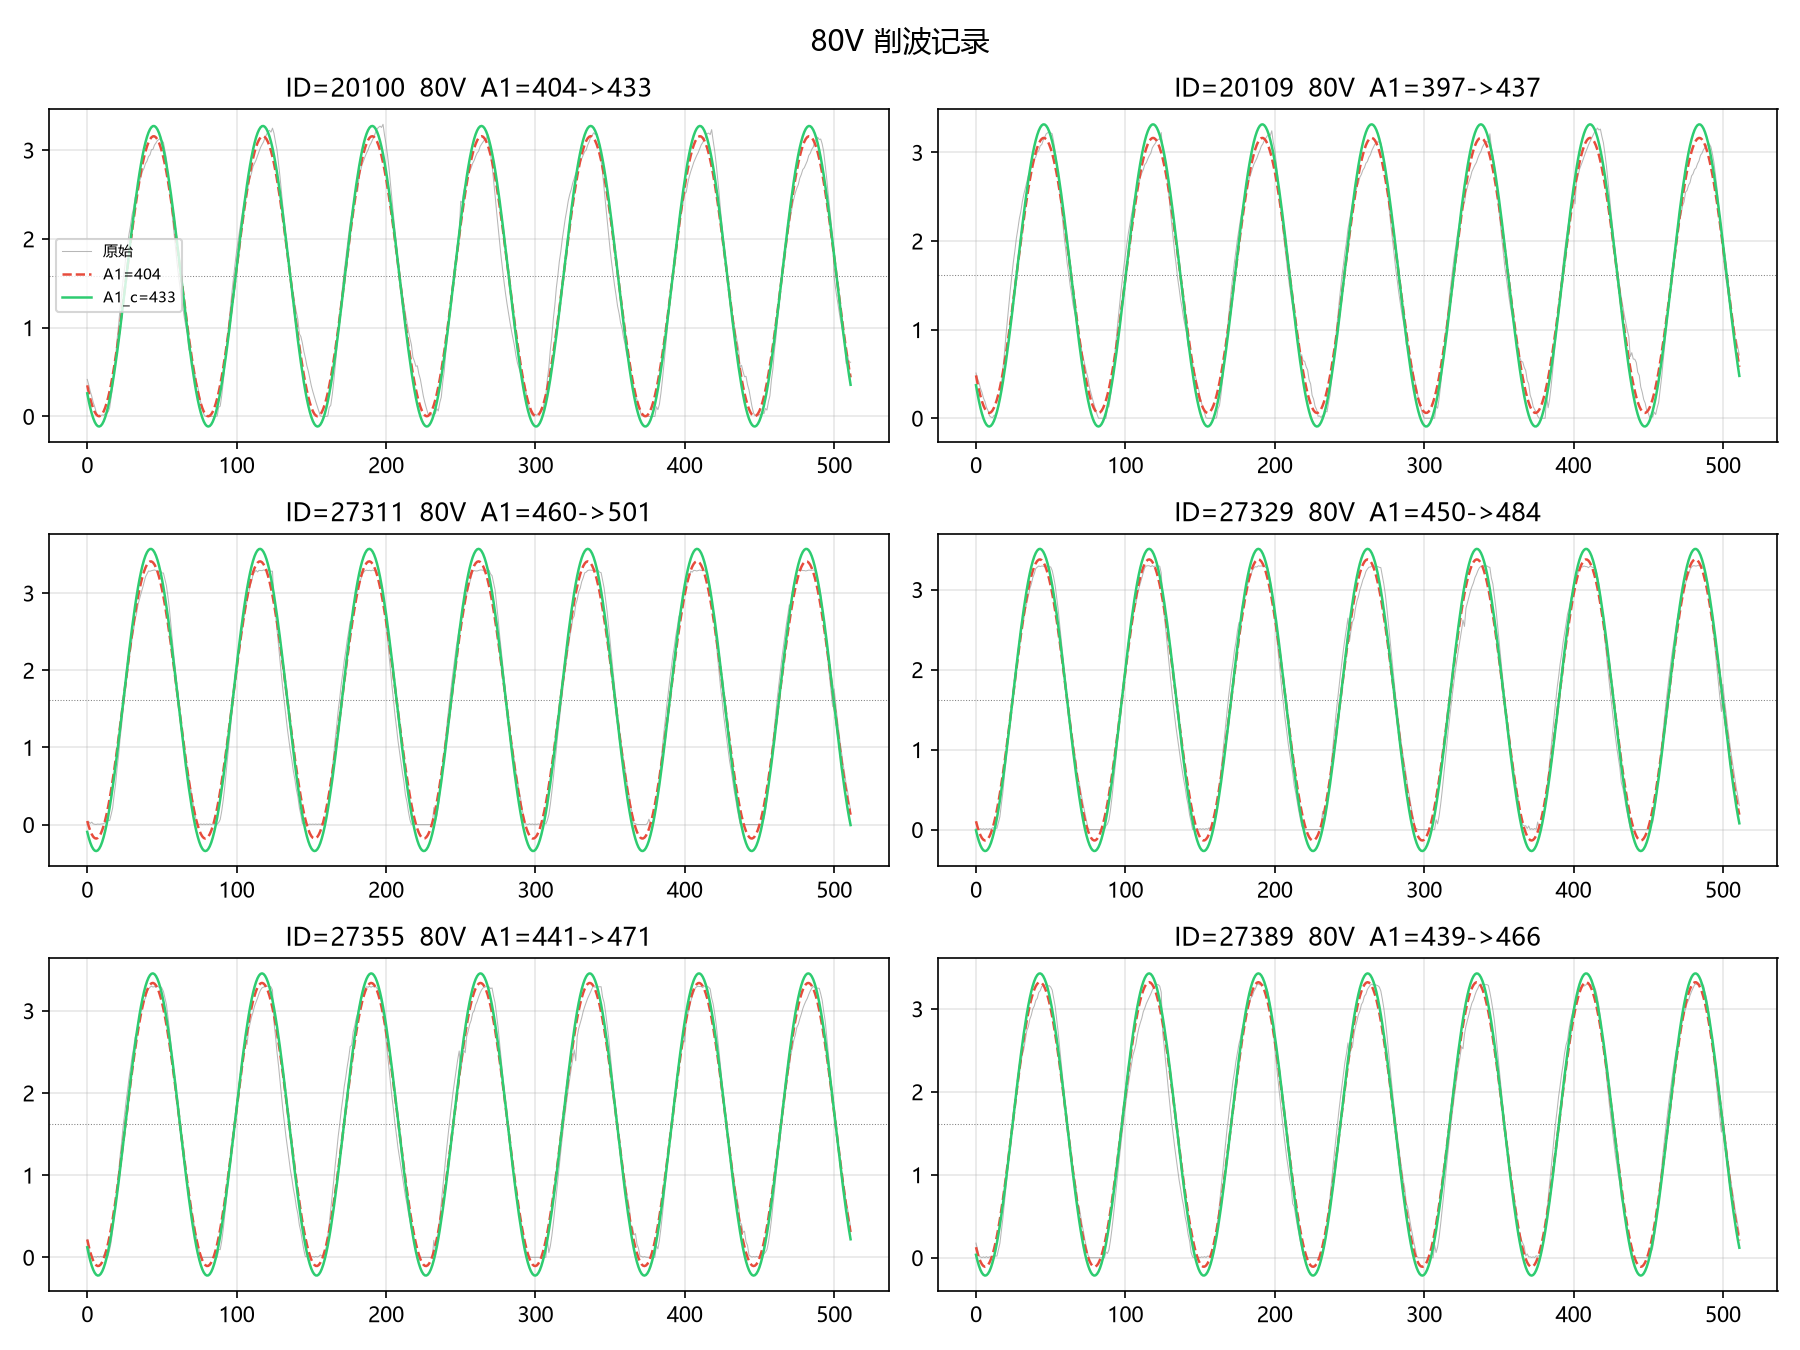

This chart was generated by the following Python code:
"""Plot several 80V clipped waveforms"""
import sqlite3, numpy as np
import matplotlib
matplotlib.use('Agg')
import matplotlib.pyplot as plt
matplotlib.rcParams['font.sans-serif'] = ['Microsoft YaHei', 'SimHei']
matplotlib.rcParams['axes.unicode_minus'] = False

conn = sqlite3.connect(r'd:\project\work\swa\swa\src\data\projects\new\data.db')
cur = conn.cursor()

ids = [20100, 20109, 27311, 27329, 27355, 27389]
fig, axes = plt.subplots(3, 2, figsize=(12, 9))
axes = axes.flatten()

for idx, rid in enumerate(ids):
    ax = axes[idx]
    cur.execute('SELECT harm_a1, harm_a1_corrected FROM records WHERE id=?', (rid,))
    r = cur.fetchone()
    a1_orig, a1_corr = r[0], r[1]

    cur.execute('SELECT wave_data FROM waveforms WHERE record_id=?', (rid,))
    wave = np.array([float(x) for x in cur.fetchone()[0].split(',')], dtype=np.float64)
    n = len(wave)
    dc = np.mean(wave)
    y = wave - dc

    fft_vals = np.fft.rfft(y)
    mag = np.abs(fft_vals[1:])
    fund_idx = int(np.argmax(mag[:n//3]) + 1)
    phase = np.angle(fft_vals[fund_idx])
    omega = 2 * np.pi * fund_idx / n
    t = np.arange(n)
    
    orig_fit = 2*a1_orig/n * np.cos(omega*t + phase) + dc
    corr_fit = 2*a1_corr/n * np.cos(omega*t + phase) + dc if a1_corr else None

    ax.plot(wave, linewidth=0.5, color='#999', alpha=0.7, label='原始')
    ax.plot(orig_fit, linewidth=1.2, color='#e74c3c', linestyle='--', label=f'A1={a1_orig:.0f}')
    if corr_fit is not None:
        ax.plot(corr_fit, linewidth=1.2, color='#2ecc71', linestyle='-', label=f'A1_c={a1_corr:.0f}')
    ax.axhline(dc, color='gray', linestyle=':', linewidth=0.5)
    ax.set_title(f'ID={rid}  80V  A1={a1_orig:.0f}->{a1_corr:.0f}')
    ax.grid(True, alpha=0.3)
    if idx == 0: ax.legend(fontsize=7)

fig.suptitle('80V 削波记录', fontsize=14)
fig.tight_layout()
fig.savefig(r'd:\project\work\swa\swa\_plot_80v_clipped.png', dpi=150)
print('OK')
